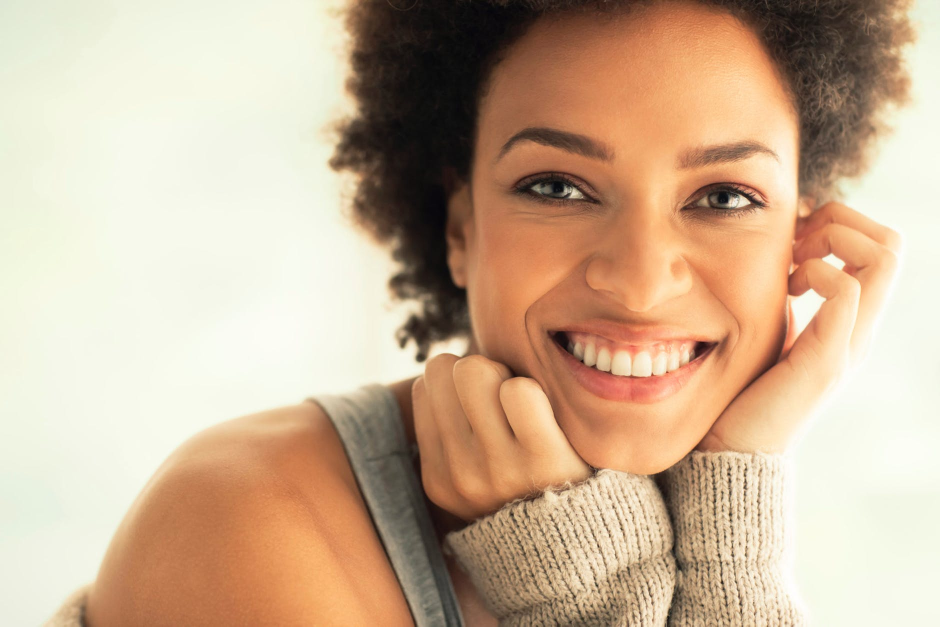
#> input picture test.jpg, 1880 x 1253 px, found by its file name (shown at 1/2 size)
$ python nearest_edge_point.py
#> lines starting #> are read from the running program, lines starting #| are printed output that depends on the picture; after the words box and inside, x2 and y2 are one past the last pixel; in counts of white or black regions, pixels touching at a corner belong together
import cv2

# 截取图片
def get_rect(img, point, r3):
    return img[point[0]-r3: point[0]+r3, point[1]-r3: point[1]+r3]

# 边缘检测
def edge_detection(img, gauss_kernel=(3, 3), gauss_sigma_x=0, canny_low_threshold=50, canny_high_threshold=150):
    gauss = cv2.GaussianBlur(img, gauss_kernel, gauss_sigma_x)
    canny = cv2.Canny(gauss, canny_low_threshold, canny_high_threshold)
    return canny

# 获得边缘点
def get_edge_points(canny):
    contours, hierarchy = cv2.findContours(canny, cv2.RETR_TREE, cv2.CHAIN_APPROX_SIMPLE)
    all_points = [point[0] for contour in contours for point in contour ]
    return all_points

# 查找最近边缘点
def find_nearest_edge_point(all_points, center):
    # 计算边缘点与中心点距离
    distance = [(point[0] - center[0])**2 + (point[1] - center[1])**2 for point in all_points]
    # 求距离最小的点的index
    min_index = distance.index(min(distance))
    # 找出最小点
    min_point = all_points[min_index]
    return min_point

# 更新最小点为init点
def calculate_new_point(rate, center, min_point, origin_x=0, origin_y=1):
    target_point = (int(origin_x + center[0] + (min_point[0] - center[0]) * rate), int(origin_y + center[1] + (min_point[1] - center[1]) * rate))
    return target_point

# 绘制可视化
def tool_visualize(crop_img, canny, center, min_point, target_point):
    # 绘制用户点
    cv2.circle(crop_img, center, 1, (0, 0, 255), 4)
    cv2.circle(canny, center, 1, (0, 0, 255), 4)
    cv2.circle(crop_img, min_point, 1, (0, 0, 255), 4)
    cv2.circle(canny, min_point, 1, (0, 0, 255), 4)
    cv2.circle(crop_img, target_point, 1, (0, 255, 0), 4)
    cv2.circle(canny, target_point, 1, (0, 255, 0), 4)

if __name__ == "__main__":
    # 读取test图片
    img = cv2.imread("C:/UserData/Projects/Homework/MyDragGAN/test.jpg") # 1253(y) * 1880(x) * 3
#> img is the input picture: shape (1253, 1880, 3); mean B, G, R 149.8, 176.3, 203
    print(img.shape)
#| (1253, 1880, 3)
    # 获取坐标点数据
    user_input = (590, 1280)
    r3 = 100
    crop_img = get_rect(img, user_input, r3)
#> in get_rect, `return img[point[0]-r3: point[0]+r3, point[1]-r3: point[1]+r3]`:
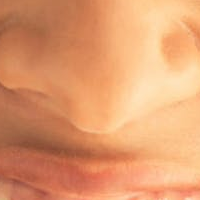
#> returned value: shape (200, 200, 3); mean of channels 0, 1, 2 110.1, 154.9, 224.2; drawn as B, G, R
    center = (int(crop_img.shape[0]/2), int(crop_img.shape[1]/2))
#> center = (100, 100)
    canny = edge_detection(crop_img)
#> in edge_detection, `canny = cv2.Canny(gauss, canny_low_threshold, canny_high_threshold)`:
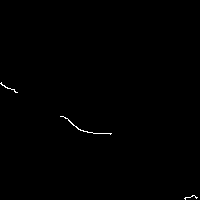
#> canny: shape (200, 200); 0.28% white in thin lines or dots, all inside (x1, y1, x2, y2) = (0, 82, 198, 200)
    all_points = get_edge_points(canny)
#> in get_edge_points, `contours, hierarchy = cv2.findContours(canny, cv2.RETR_TREE, cv2.CHAIN..`: contours = 3 contours, all with area under 20
#> in get_edge_points, `all_points = [point[0] for contour in contours for point in contour ]`: all_points = 79 pairs, first value 0 to 197, second value 82 to 199
    min_point = find_nearest_edge_point(all_points, center)
#> in find_nearest_edge_point, `distance = [(point[0] - center[0])**2 + (point[1] - center[1])**2 for ..`: distance = 79 values, max 18820 at index 14, min 1088 at index 33, mean 7334.6
#> in find_nearest_edge_point, `min_index = distance.index(min(distance))`: min_index = 33
#> in find_nearest_edge_point, `min_point = all_points[min_index]`: min_point = [92, 132]
#> min_point = [92, 132]
    rate = 0.8 # 更新比率，0~1， 表示不完全更新到轮廓上
    target_point = calculate_new_point(rate, center, min_point)
#> in calculate_new_point, `target_point = (int(origin_x + center[0] + (min_point[0] - center[0]) ..`: target_point = (93, 126)
#> target_point = (93, 126)

    tool_visualize(crop_img, canny, center, min_point, target_point)
#> in tool_visualize, `cv2.circle(crop_img, center, 1, (0, 0, 255), 4)`: crop_img: shape (200, 200, 3); 0.06% of pixels changed, all inside (x1, y1, x2, y2) = (97, 97, 104, 104)
#> in tool_visualize, `cv2.circle(crop_img, min_point, 1, (0, 0, 255), 4)`: crop_img: shape (200, 200, 3); mean B, G, R 109.9, 154.7, 224.2
#> in tool_visualize, `cv2.circle(crop_img, target_point, 1, (0, 255, 0), 4)`:
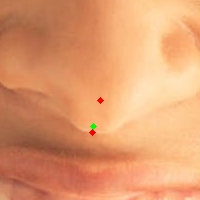
#> crop_img: shape (200, 200, 3); mean B, G, R 109.8, 154.7, 224

    # 显示图片
    # cv2.imshow("origin", img)
    cv2.imshow("canny", canny)
    cv2.moveWindow("canny", 100, 100)
    cv2.imshow("crop", crop_img)
    cv2.moveWindow("crop", 300, 100)

    cv2.waitKey(0)
